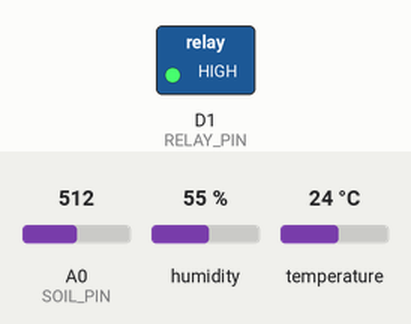
The sketch below on a simulated ESP8266 (NodeMCU). Shown: switched loads named in the sketch (green lamp = pin HIGH). The inputs (shaded band) are chosen by the test bench; at power-on: A0 (SOIL_PIN) = 512, humidity 55 %, temperature 24 °C. WiFi joins after 1.5 s; servers stay silent unless stated; no MQTT or app messages arrive unless stated; what the sketch prints to the serial monitor is not drawn.

Above: at 2.7 s.
2.8 s: A0 (SOIL_PIN) set to 585
6.5 s: A0 (SOIL_PIN) set to 618
At 7.7 s:
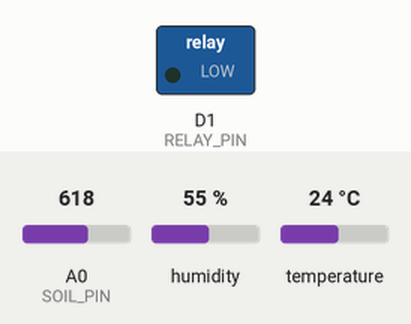
11.5 s: A0 (SOIL_PIN) set to 590
At 12.7 s:
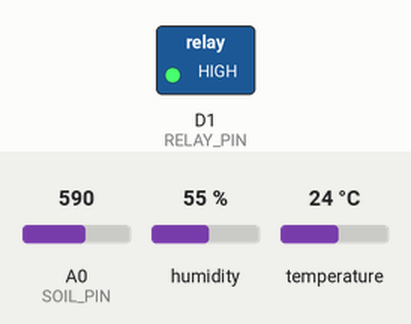
13.0 s: A0 (SOIL_PIN) set to 610
At 13.9 s:
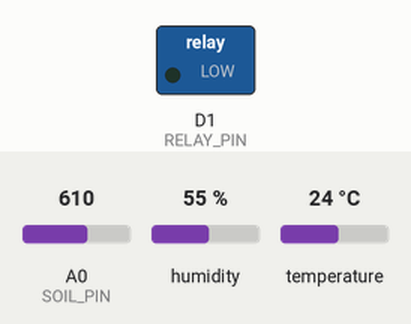
Timing chart, 0 to 15.5 s (numbered marks = the images above; inputs shaded):
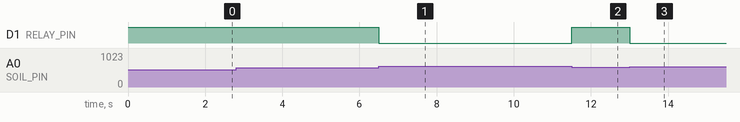

The sketch:

main.ino
```cpp
#include <ESP8266WiFi.h>
#include <PubSubClient.h>
#include <DHT.h>
#include <ArduinoJson.h> // REQUIRED: Install "ArduinoJson" by Benoit Blanchon via Library Manager

const char* ssid = "YOUR_WIFI_SSID";
const char* password = "YOUR_WIFI_PASSWORD";
const char* mqtt_server = "mqtt.thingsboard.cloud";
const char* token = "YOUR_THINGSBOARD_TOKEN";

#define SOIL_PIN A0
#define RELAY_PIN D1
#define DHTPIN D2
#define DHTTYPE DHT11

DHT dht(DHTPIN, DHTTYPE);
WiFiClient espClient;
PubSubClient client(espClient);

int soilThreshold = 600;

// OVERRIDE VARIABLES FOR RPC
bool cloudOverrideActive = false;
bool cloudPumpState = false;

// Non-blocking telemetry timer variables
unsigned long lastTelemetryTime = 0;
const unsigned long telemetryInterval = 5000;

void setup() {
  Serial.begin(115200);
  pinMode(RELAY_PIN, OUTPUT);
  digitalWrite(RELAY_PIN, HIGH); // Default: Relay OFF (Active Low)

  dht.begin();
  WiFi.begin(ssid, password);
  while (WiFi.status() != WL_CONNECTED) {
    delay(500);
    Serial.print(".");
  }
  Serial.println("\nWiFi Connected!");

  client.setServer(mqtt_server, 1883);
  client.setCallback(mqttCallback);
}

/**
 * MQTT Callback Routine: Intercepts downstream server RPC requests
 */
void mqttCallback(char* topic, byte* payload, unsigned int length) {
  Serial.print("\n[RPC Received] On Topic: ");
  Serial.println(topic);

  String message = "";
  for (unsigned int i = 0; i < length; i++) {
    message += (char)payload[i];
  }
  Serial.print("Payload: ");
  Serial.println(message);

  StaticJsonDocument<200> doc;
  DeserializationError error = deserializeJson(doc, message);
  if (error) {
    Serial.print("JSON Parsing Failed: ");
    Serial.println(error.c_str());
    return;
  }

  const char* method = doc["method"];

  if (method != NULL) {
    if (strcmp(method, "setPumpState") == 0) {
      cloudOverrideActive = true;
      cloudPumpState = doc["params"].as<bool>();
      Serial.print("Cloud Override Engaged! Targeted Pump State: ");
      Serial.println(cloudPumpState ? "ON" : "OFF");
    }
    else if (strcmp(method, "releaseControl") == 0) {
      cloudOverrideActive = false;
      Serial.println("Cloud Override Disengaged. Reverting to local automatic automation.");
    }
  }

  String topicStr = String(topic);
  if (topicStr.startsWith("v1/devices/me/rpc/request/")) {
    String requestId = topicStr.substring(26);
    String responseTopic = "v1/devices/me/rpc/response/" + requestId;
    String responsePayload = "{\"success\":true,\"overrideActive\":" + String(cloudOverrideActive ? "true" : "false") + "}";
    client.publish(responseTopic.c_str(), responsePayload.c_str());
  }
}

void reconnect() {
  while (!client.connected()) {
    Serial.print("Attempting ThingsBoard MQTT connection...");
    if (client.connect(token, token, NULL)) {
      Serial.println("Connected!");
      client.subscribe("v1/devices/me/rpc/request/+");
      Serial.println("Subscribed to Server-Side RPC channel.");
    } else {
      Serial.print("Failed, rc=");
      Serial.println(client.state());
      delay(2000);
    }
  }
}

void loop() {
  if (!client.connected()) reconnect();
  client.loop();

  int soilValue = analogRead(SOIL_PIN);
  float temp = dht.readTemperature();
  float hum = dht.readHumidity();

  bool activePumpState;

  if (cloudOverrideActive) {
    digitalWrite(RELAY_PIN, cloudPumpState ? LOW : HIGH);
    activePumpState = cloudPumpState;
  }
  else {
    if (soilValue > soilThreshold) {
      digitalWrite(RELAY_PIN, LOW);
      activePumpState = true;
    } else {
      digitalWrite(RELAY_PIN, HIGH);
      activePumpState = false;
    }
  }

  unsigned long currentMillis = millis();
  if (currentMillis - lastTelemetryTime >= telemetryInterval) {
    lastTelemetryTime = currentMillis;

    if (isnan(temp) || isnan(hum)) {
      Serial.println("DHT Sensor Read Error!");
      return;
    }

    String payload = "{";
    payload += "\"soil\":"; payload += soilValue; payload += ",";
    payload += "\"temperature\":"; payload += temp; payload += ",";
    payload += "\"humidity\":"; payload += hum; payload += ",";
    payload += "\"pump\":"; payload += activePumpState ? "true" : "false"; payload += ",";
    payload += "\"override\":"; payload += cloudOverrideActive ? "true" : "false";
    payload += "}";

    client.publish("v1/devices/me/telemetry", payload.c_str());
    Serial.println(payload);
  }
}
```

Measured:
- the behaviour switches between 600 and 601 on A0 (SOIL_PIN) (found by bisection; images 0 and 1)
- after the input at 2.8 s, every drawn part: stays the same
- after the input at 6.5 s, D1 (RELAY_PIN): HIGH → LOW at once
- after the input at 11.5 s, D1 (RELAY_PIN): LOW → HIGH at once
- after the input at 13.0 s, D1 (RELAY_PIN): HIGH → LOW at once
